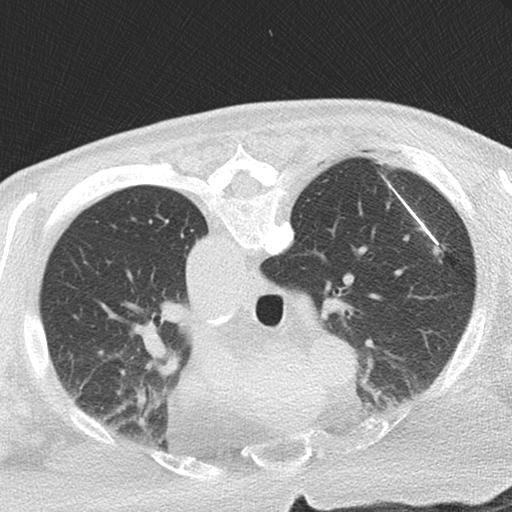
#> input picture NeedleImages/10479.jpg, 512 x 512 px; its folder holds 4 pictures in this run
$ python hough_transform.py
#> lines starting #> are read from the running program, lines starting #| are printed output that depends on the picture; after the words box and inside, x2 and y2 are one past the last pixel; in counts of white or black regions, pixels touching at a corner belong together

from skimage.color import rgb2gray
from skimage.io import imread_collection
from skimage import data

import numpy as np

from skimage.transform import (hough_line, hough_line_peaks,
                               probabilistic_hough_line)
from skimage.feature import canny
from skimage import data

import matplotlib.pyplot as plt
from matplotlib import cm


# set NeedleImages collection path
col_dir = 'NeedleImages/*.jpg'
# creating a collection with the available images
col = imread_collection(col_dir)
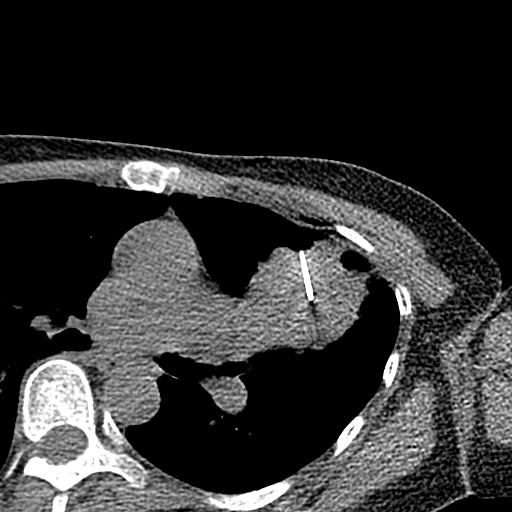
#> input picture NeedleImages/10831.jpg, 512 x 512 px
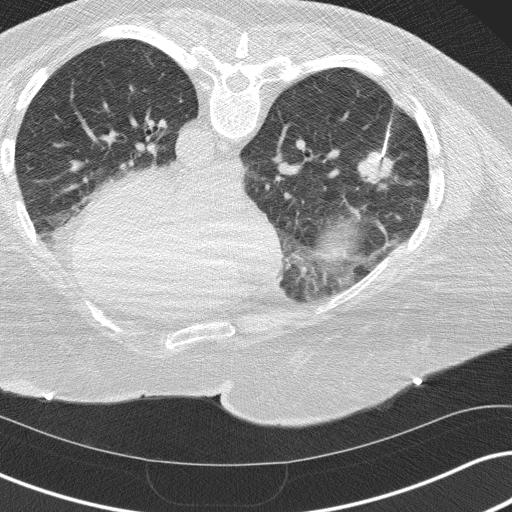
#> input picture NeedleImages/10832.jpg, 512 x 512 px
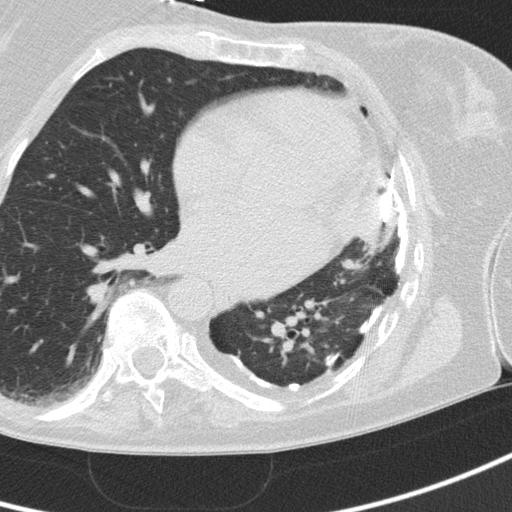
#> input picture NeedleImages/10961.jpg, 512 x 512 px
#> col = 4 items

# select one image from collection
im = col[1]
#> im is the input picture: shape (512, 512); min 0, max 255, mean 49.4
img = rgb2gray(im)

# Classic straight-line Hough transform
h, theta, d = hough_line(img)
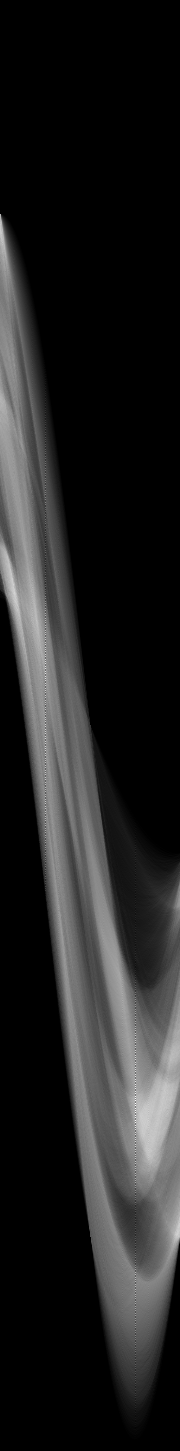
#> h: shape (1451, 180) uint64; min 0, max 617, mean 84.3; drawn with min black and max white
#> theta = 180 values from -1.57 to 1.55; d = 1451 values from -725 to 725

# Generating figure 1
fig, axes = plt.subplots(1, 3, figsize=(15, 6))
ax = axes.ravel()

ax[0].imshow(img, cmap=cm.gray)
ax[0].set_title('Input image')
ax[0].set_axis_off()

ax[1].imshow(np.log(1 + h),
             extent=[np.rad2deg(theta[-1]), np.rad2deg(theta[0]), d[-1], d[0]],
             cmap=cm.gray, aspect=1/1.5)
ax[1].set_title('Hough transform')
ax[1].set_xlabel('Angles (degrees)')
ax[1].set_ylabel('Distance (pixels)')
ax[1].axis('image')

ax[2].imshow(img, cmap=cm.gray)
for _, angle, dist in zip(*hough_line_peaks(h, theta, d)):
    y0 = (dist - 0 * np.cos(angle)) / np.sin(angle)
    y1 = (dist - img.shape[1] * np.cos(angle)) / np.sin(angle)
    ax[2].plot((0, img.shape[1]), (y0, y1), '-r')
#> this loop made 60 passes
#> (angle, dist, y0, y1) on passes 1 to 12: (0.785, 378, 534.6, 22.57), (0.785, 395, 558.6, 46.61), (-0.785, -52, 73.54, 585.5), (-1.33, -133, 137.1, 264.7), (-0.785, 4, -5.66, 506.3), (-0.785, 23, -32.53, 479.5), (1.01, 393, 463.4, 143.5), (1.52, 509, 509.7, 482.9), (1.01, 416, 490.5, 170.6), (1.27, 372, 389, 232.5), (-1.57, -495, 495, 495), (-0.785, 76, -107.5, 404.5)
ax[2].set_xlim((0, img.shape[1]))
ax[2].set_ylim((img.shape[0], 0))
ax[2].set_axis_off()
ax[2].set_title('Detected lines')

plt.tight_layout()
plt.show()

# Line finding using the Probabilistic Hough Transform
img = data.camera()
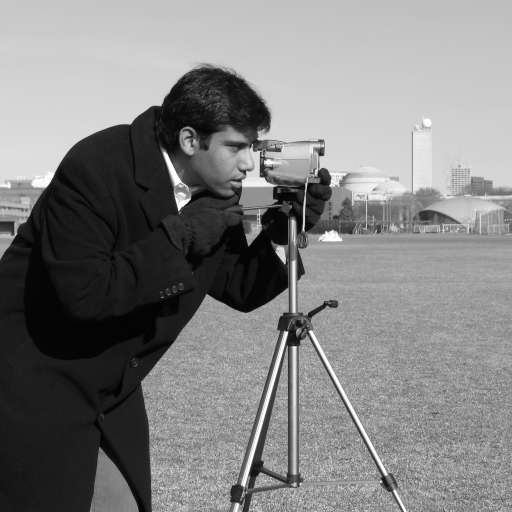
#> input picture skimage.data.camera(), 512 x 512 px
#> img is the input picture: shape (512, 512); min 0, max 255, mean 129.1
edges = canny(img, 2, 1, 25)
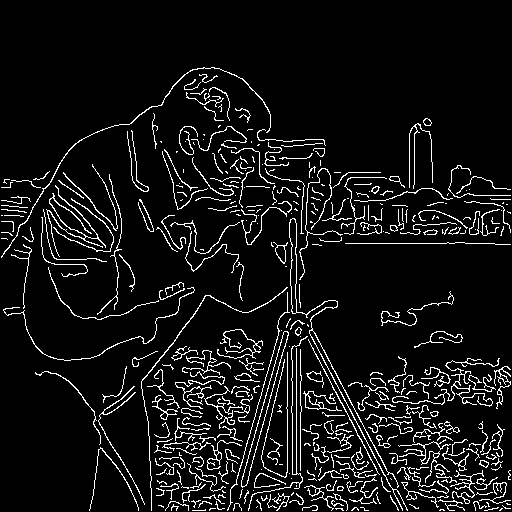
#> edges: shape (512, 512) bool; 7.6% white in thin lines or dots, all inside (x1, y1, x2, y2) = (1, 67, 511, 511)
lines = probabilistic_hough_line(edges, threshold=10, line_length=5,
                                 line_gap=3)
#> lines = 1627 items

# Generating figure 2
fig, axes = plt.subplots(1, 3, figsize=(15, 5), sharex=True, sharey=True)
ax = axes.ravel()

ax[0].imshow(img, cmap=cm.gray)
ax[0].set_title('Input image')

ax[1].imshow(edges, cmap=cm.gray)
ax[1].set_title('Canny edges')

ax[2].imshow(edges * 0)
for line in lines:
    p0, p1 = line
    ax[2].plot((p0[0], p1[0]), (p0[1], p1[1]))
#> this loop made 1627 passes
#> (p0, p1) on passes 1 to 3: ((241, 482), (284, 331)), ((448, 376), (469, 371)), ((296, 247), (296, 223))
ax[2].set_xlim((0, img.shape[1]))
ax[2].set_ylim((img.shape[0], 0))
ax[2].set_title('Probabilistic Hough')

for a in ax:
    a.set_axis_off()

plt.tight_layout()
plt.show()
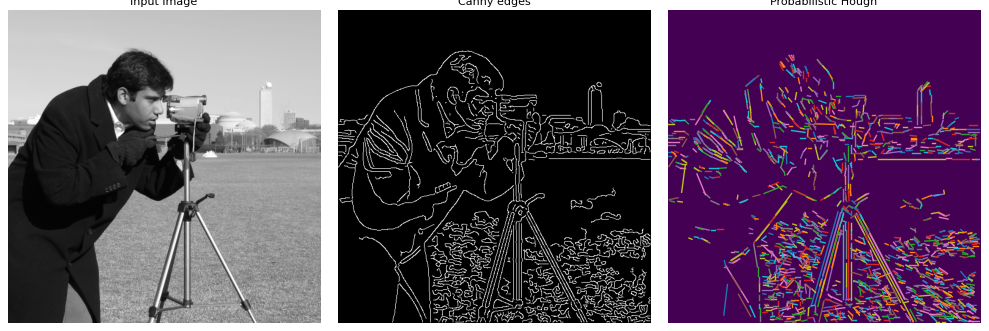
#> figure drawn by matplotlib, 3 panels
